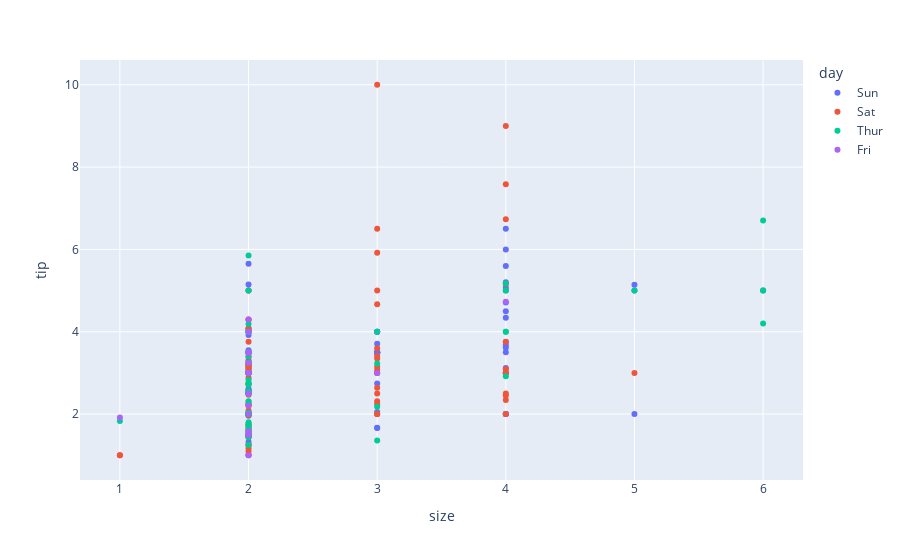

The notebook cell saved with this chart:
### Code cell
fig = px.scatter(df, x='size', y='tip', color='day')
fig.show()

### Figure 1 — Plotly figure (JSON) as saved in the notebook; plotly's stock layout.template omitted (floating-point values rounded to 4 significant figures)
{"data": [{"hovertemplate": "day=Sun<br>size=%{x}<br>tip=%{y}<extra></extra>", "legendgroup": "Sun", "marker": {"color": "#636efa", "symbol": "circle"}, "mode": "markers", "name": "Sun", "orientation": "v", "showlegend": true, "type": "scatter", "x": [2, 3, 3, 2, 4, 4, 2, 4, 2, 2, 2, 4, 2, 4, 2, 2, 3, 3, 3, 2, 2, 2, 4, 2, 2, 4, 3, 2, 2, 2, 4, 2, 4, 2, 3, 2, 3, 2, 4, 2, 2, 3, 4, 4, 5, 6, 4, 2, 4, 4, 2, 3, 2, 2, 3, 2, 4, 2, 2, 2, 2, 2, 2, 2, 2, 4, 2, 3, 4, 2, 5, 3, 5, 3, 3, 2], "xaxis": "x", "y": [1.01, 1.66, 3.5, 3.31, 3.61, 4.71, 2, 3.12, 1.96, 3.23, 1.71, 5, 1.57, 3, 3.02, 3.92, 1.67, 3.71, 3.5, 2.54, 3.06, 1.32, 5.6, 3, 5, 6, 2.05, 3, 2.5, 2.6, 5.2, 1.56, 4.34, 3.51, 4, 2.55, 4, 3.5, 5.07, 2.5, 2, 2.74, 2, 2, 5.14, 5, 3.75, 2.61, 2, 3.5, 2.5, 2, 2, 3, 3.48, 2.24, 4.5, 5.15, 3.18, 4, 3.11, 2, 2, 4, 3.55, 3.68, 5.65, 3.5, 6.5, 3, 5, 3.5, 2, 3.5, 4, 1.5], "yaxis": "y"}, {"hovertemplate": "day=Sat<br>size=%{x}<br>tip=%{y}<extra></extra>", "legendgroup": "Sat", "marker": {"color": "#EF553B", "symbol": "circle"}, "mode": "markers", "name": "Sat", "orientation": "v", "showlegend": true, "type": "scatter", "x": [3, 2, 2, 2, 4, 2, 4, 2, 2, 2, 2, 2, 4, 2, 4, 2, 3, 3, 3, 3, 3, 3, 4, 2, 2, 4, 2, 2, 2, 4, 3, 3, 2, 1, 2, 2, 2, 3, 2, 2, 2, 2, 2, 3, 2, 2, 2, 2, 2, 2, 2, 2, 1, 2, 2, 3, 2, 3, 4, 2, 2, 3, 4, 4, 2, 3, 2, 5, 2, 2, 4, 4, 2, 2, 4, 3, 2, 2, 2, 2, 2, 2, 3, 3, 2, 2, 2], "xaxis": "x", "y": [3.35, 4.08, 2.75, 2.23, 7.58, 3.18, 2.34, 2, 2, 4.3, 3, 1.45, 2.5, 3, 2.45, 3.27, 3.6, 2, 3.07, 2.31, 5, 2.24, 3, 1.5, 1.76, 6.73, 3.21, 2, 1.98, 3.76, 2.64, 3.15, 2.47, 1, 2.01, 2.09, 1.97, 3, 3.14, 5, 2.2, 1.25, 3.08, 2.5, 3.48, 4.08, 1.64, 4.06, 4.29, 3.76, 4, 3, 1, 1.61, 2, 10, 3.16, 3.41, 3, 2.03, 2.23, 2, 5.16, 9, 2.5, 6.5, 1.1, 3, 1.5, 1.44, 3.09, 3, 2.72, 2.88, 2, 3, 3.39, 1.47, 3, 1.25, 1, 1.17, 4.67, 5.92, 2, 2, 1.75], "yaxis": "y"}, {"hovertemplate": "day=Thur<br>size=%{x}<br>tip=%{y}<extra></extra>", "legendgroup": "Thur", "marker": {"color": "#00cc96", "symbol": "circle"}, "mode": "markers", "name": "Thur", "orientation": "v", "showlegend": true, "type": "scatter", "x": [4, 2, 2, 2, 2, 1, 2, 2, 4, 2, 2, 2, 2, 2, 2, 4, 2, 2, 2, 2, 2, 6, 2, 2, 2, 3, 2, 2, 2, 2, 2, 2, 2, 2, 2, 2, 2, 6, 5, 6, 2, 2, 3, 2, 2, 2, 2, 2, 2, 2, 2, 2, 4, 2, 2, 3, 2, 2, 2, 4, 3, 2], "xaxis": "x", "y": [4, 3, 2.71, 3, 3.4, 1.83, 5, 2.03, 5.17, 2, 4, 5.85, 3, 1.5, 1.8, 2.92, 2.31, 1.68, 2.5, 2, 2.52, 4.2, 1.48, 2, 2, 2.18, 1.5, 2.83, 1.5, 2, 3.25, 1.25, 2, 2, 2, 2.75, 3.5, 6.7, 5, 5, 2.3, 1.5, 1.36, 1.63, 1.73, 2, 4.19, 2.56, 2.02, 4, 1.44, 2, 5, 2, 2, 4, 2.01, 2, 2.5, 4, 3.23, 3], "yaxis": "y"}, {"hovertemplate": "day=Fri<br>size=%{x}<br>tip=%{y}<extra></extra>", "legendgroup": "Fri", "marker": {"color": "#ab63fa", "symbol": "circle"}, "mode": "markers", "name": "Fri", "orientation": "v", "showlegend": true, "type": "scatter", "x": [2, 2, 2, 2, 2, 4, 2, 2, 2, 2, 2, 2, 2, 2, 1, 3, 2, 2, 2], "xaxis": "x", "y": [3, 3.5, 1, 4.3, 3.25, 4.73, 4, 1.5, 3, 1.5, 2.5, 3, 2.2, 3.48, 1.92, 3, 1.58, 2.5, 2], "yaxis": "y"}], "layout": {"legend": {"title": {"text": "day"}, "tracegroupgap": 0}, "margin": {"t": 60}, "xaxis": {"anchor": "y", "domain": [0, 1], "title": {"text": "size"}}, "yaxis": {"anchor": "x", "domain": [0, 1], "title": {"text": "tip"}}}}
